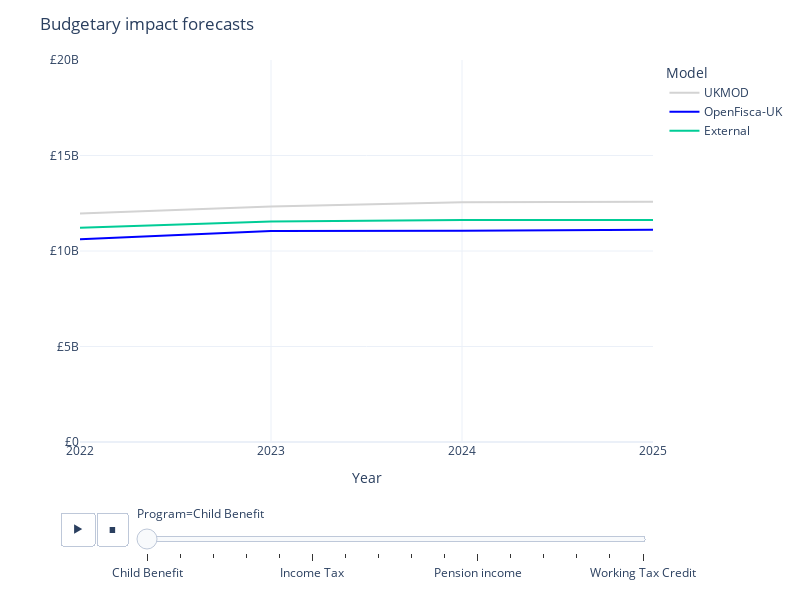

Notebook source saved alongside this figure:
### Markdown cell above
### Forecast comparison

### Code cell
def table_to_model_comparison(table):
    df = table.reset_index()
    df.columns = ["Model", "Year"] + list(table.columns)
    return (
        pd.melt(df, id_vars=["Year", "Model"])
        .pivot(index=["Year", "variable"], columns="Model", values="value")
        .reset_index()
        .rename(columns=dict(variable="Program"))
    )


def tables_to_model_comparisons(tables):
    dfs = []
    for key, table in tables.items():
        df = table_to_model_comparison(table)
        df = df.rename(
            columns={
                column: f"{column} {key}"
                if key != "" and column not in ("Year", "Model", "Program")
                else column
                for column in df.columns
            }
        )
        dfs.append(df)
    df = pd.concat(dfs, axis=1)
    df = df.loc[:, ~df.columns.duplicated()]
    return df


def model_forecast_chart(table, title=None, currency=True):
    hovertemplate = ""
    df = table_to_model_comparison(table)
    fig = (
        px.line(
            df,
            animation_frame="Program",
            x="Year",
            y=[EXTERNAL, policyengine_uk, UKMOD],
            color_discrete_map={
                policyengine_uk: "blue",
                UKMOD: "lightgrey",
            },
        )
        .update_layout(
            width=800,
            height=600,
            yaxis_tickprefix="£" if currency else "",
            title=title,
            template="plotly_white",
            legend_title="Model",
            yaxis_title="",
            yaxis_range=(0, 20e9) if currency else (0, 10e6),
            legend_traceorder="reversed",
            xaxis_tickvals=list(range(2022, 2026)),
        )
        .update_traces(hovertemplate=hovertemplate)
    )
    for frame in fig.frames:
        for data in frame.data:
            data.hovertemplate = hovertemplate
    return fig


model_forecast_chart(
    model_validation_table(budgetary_impact, divisor=1, decimals=1),
    title="Budgetary impact forecasts",
)

### Figure 1 — Plotly figure (JSON) as saved in the notebook; plotly's stock layout.template omitted (floating-point values rounded to 4 significant figures)
{"data": [{"hovertemplate": "", "legendgroup": "External", "line": {"color": "#00cc96", "dash": "solid"}, "marker": {"symbol": "circle"}, "mode": "lines", "name": "External", "orientation": "h", "showlegend": true, "type": "scatter", "x": [2022, 2023, 2024, 2025], "xaxis": "x", "y": [11213000000, 11546000000, 11626000000, 11627000000], "yaxis": "y"}, {"hovertemplate": "", "legendgroup": "OpenFisca-UK", "line": {"color": "blue", "dash": "solid"}, "marker": {"symbol": "circle"}, "mode": "lines", "name": "OpenFisca-UK", "orientation": "h", "showlegend": true, "type": "scatter", "x": [2022, 2023, 2024, 2025], "xaxis": "x", "y": [10620000000.0, 11050000000.0, 11060000000.0, 11110000000.0], "yaxis": "y"}, {"hovertemplate": "", "legendgroup": "UKMOD", "line": {"color": "lightgrey", "dash": "solid"}, "marker": {"symbol": "circle"}, "mode": "lines", "name": "UKMOD", "orientation": "h", "showlegend": true, "type": "scatter", "x": [2022, 2023, 2024, 2025], "xaxis": "x", "y": [11963000000, 12331000000, 12547000000, 12579000000], "yaxis": "y"}], "layout": {"height": 600, "legend": {"title": {"text": "Model"}, "tracegroupgap": 0, "traceorder": "reversed"}, "margin": {"t": 60}, "sliders": [{"active": 0, "currentvalue": {"prefix": "Program="}, "len": 0.9, "pad": {"b": 10, "t": 60}, "steps": [{"args": [["Child Benefit"], {"frame": {"duration": 0, "redraw": false}, "fromcurrent": true, "mode": "immediate", "transition": {"duration": 0, "easing": "linear"}}], "label": "Child Benefit", "method": "animate"}, {"args": [["Child Tax Credit"], {"frame": {"duration": 0, "redraw": false}, "fromcurrent": true, "mode": "immediate", "transition": {"duration": 0, "easing": "linear"}}], "label": "Child Tax Credit", "method": "animate"}, {"args": [["Employment income"], {"frame": {"duration": 0, "redraw": false}, "fromcurrent": true, "mode": "immediate", "transition": {"duration": 0, "easing": "linear"}}], "label": "Employment income", "method": "animate"}, {"args": [["Housing Benefit"], {"frame": {"duration": 0, "redraw": false}, "fromcurrent": true, "mode": "immediate", "transition": {"duration": 0, "easing": "linear"}}], "label": "Housing Benefit", "method": "animate"}, {"args": [["Income Support"], {"frame": {"duration": 0, "redraw": false}, "fromcurrent": true, "mode": "immediate", "transition": {"duration": 0, "easing": "linear"}}], "label": "Income Support", "method": "animate"}, {"args": [["Income Tax"], {"frame": {"duration": 0, "redraw": false}, "fromcurrent": true, "mode": "immediate", "transition": {"duration": 0, "easing": "linear"}}], "label": "Income Tax", "method": "animate"}, {"args": [["Income from dividends"], {"frame": {"duration": 0, "redraw": false}, "fromcurrent": true, "mode": "immediate", "transition": {"duration": 0, "easing": "linear"}}], "label": "Income from dividends", "method": "animate"}, {"args": [["JSA (income-based)"], {"frame": {"duration": 0, "redraw": false}, "fromcurrent": true, "mode": "immediate", "transition": {"duration": 0, "easing": "linear"}}], "label": "JSA (income-based)", "method": "animate"}, {"args": [["National Insurance (total)"], {"frame": {"duration": 0, "redraw": false}, "fromcurrent": true, "mode": "immediate", "transition": {"duration": 0, "easing": "linear"}}], "label": "National Insurance (total)", "method": "animate"}, {"args": [["Pension Credit"], {"frame": {"duration": 0, "redraw": false}, "fromcurrent": true, "mode": "immediate", "transition": {"duration": 0, "easing": "linear"}}], "label": "Pension Credit", "method": "animate"}, {"args": [["Pension income"], {"frame": {"duration": 0, "redraw": false}, "fromcurrent": true, "mode": "immediate", "transition": {"duration": 0, "easing": "linear"}}], "label": "Pension income", "method": "animate"}, {"args": [["Rental income"], {"frame": {"duration": 0, "redraw": false}, "fromcurrent": true, "mode": "immediate", "transition": {"duration": 0, "easing": "linear"}}], "label": "Rental income", "method": "animate"}, {"args": [["Savings interest income"], {"frame": {"duration": 0, "redraw": false}, "fromcurrent": true, "mode": "immediate", "transition": {"duration": 0, "easing": "linear"}}], "label": "Savings interest income", "method": "animate"}, {"args": [["Self-employment income"], {"frame": {"duration": 0, "redraw": false}, "fromcurrent": true, "mode": "immediate", "transition": {"duration": 0, "easing": "linear"}}], "label": "Self-employment income", "method": "animate"}, {"args": [["Universal Credit"], {"frame": {"duration": 0, "redraw": false}, "fromcurrent": true, "mode": "immediate", "transition": {"duration": 0, "easing": "linear"}}], "label": "Universal Credit", "method": "animate"}, {"args": [["Working Tax Credit"], {"frame": {"duration": 0, "redraw": false}, "fromcurrent": true, "mode": "immediate", "transition": {"duration": 0, "easing": "linear"}}], "label": "Working Tax Credit", "method": "animate"}], "x": 0.1, "xanchor": "left", "y": 0, "yanchor": "top"}], "title": {"text": "Budgetary impact forecasts"}, "updatemenus": [{"buttons": [{"args": [null, {"frame": {"duration": 500, "redraw": false}, "fromcurrent": true, "mode": "immediate", "transition": {"duration": 500, "easing": "linear"}}], "label": "&#9654;", "method": "animate"}, {"args": [[null], {"frame": {"duration": 0, "redraw": false}, "fromcurrent": true, "mode": "immediate", "transition": {"duration": 0, "easing": "linear"}}], "label": "&#9724;", "method": "animate"}], "direction": "left", "pad": {"r": 10, "t": 70}, "showactive": false, "type": "buttons", "x": 0.1, "xanchor": "right", "y": 0, "yanchor": "top"}], "width": 800, "xaxis": {"anchor": "y", "domain": [0, 1], "tickvals": [2022, 2023, 2024, 2025], "title": {"text": "Year"}}, "yaxis": {"anchor": "x", "domain": [0, 1], "range": [0, 20000000000], "tickprefix": "£", "title": {"text": ""}}}}
